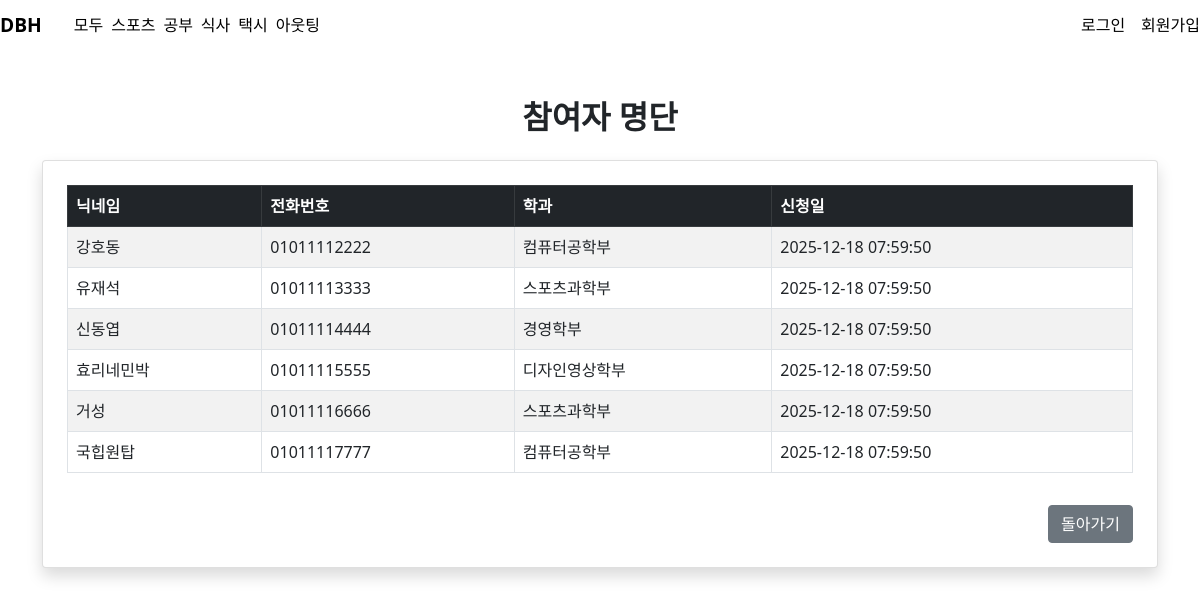
Screenshot of /src/Board/participants.php?activity_id=6&board_id=7 with the database file from the repository.
### tables this page shows
CREATE TABLE personnel (
    personnel_id  INT NOT NULL PRIMARY KEY AUTO_INCREMENT,
    fk_activity_id INT NOT NULL,
    fk_member_id INT NOT NULL,
    join_date DATETIME NOT NULL DEFAULT CURRENT_TIMESTAMP,
    UNIQUE (fk_activity_id, fk_member_id),
    FOREIGN KEY (fk_activity_id) REFERENCES activity(activity_id) ON DELETE CASCADE,
    FOREIGN KEY (fk_member_id) REFERENCES members(member_id) ON DELETE CASCADE
);

CREATE TABLE members (
    member_id INT PRIMARY KEY AUTO_INCREMENT,
    user_id CHAR(10) NOT NULL,
    user_pass CHAR(64) NOT NULL,
    user_name VARCHAR(50) NOT NULL,
    nickname VARCHAR(20),
    birth DATE,
    fk_department_code CHAR(5),
    reg_date DATETIME NOT NULL DEFAULT CURRENT_TIMESTAMP,
    last_login_date DATETIME,
    login_yn BOOLEAN NOT NULL DEFAULT FALSE,
    phone CHAR(11) NOT NULL,
    FOREIGN KEY (fk_department_code) REFERENCES departments(department_code) ON DELETE CASCADE
);

CREATE TABLE departments (
    department_id INT PRIMARY KEY AUTO_INCREMENT,
    department_code CHAR(5) UNIQUE NOT NULL,
    department_name VARCHAR(100) NOT NULL
);

### inc/loader.php (called while the page is built, shortened)
<?php
include_once "../../config/connect.php";
function A($sql, $bind = array(), $debug='N'){
    global $mysqli;
    if(is_array($bind) && !empty($bind)){
        $temp = 0;
        foreach($bind as $k=>$v){
            $temp = $v;
        }
        if($temp){
            $sql = mssql_prepare($sql, $bind, $debug);
        }
    }
    $result = $mysqli->query($sql);
    $resultRow = array();
    if($result->num_rows > 0){
        while($row = $result->fetch_assoc()){
            $resultRow[] = $row;
        }
    }else{
        return true;
    }
    return $resultRow;
}
function mssql_prepare ($query, $phs = array(),$dubug='N') {
    foreach ($phs as $ph) {
        $ph = "'" . ms_escape_string($ph) . "'";
        $query = substr_replace(
            $query, $ph, strpos($query, '?'), 1
        );
    }
    return $query;
}
function ms_escape_string($data) {
    if ( is_numeric($data) ) return $data;
    return str_replace("'", "''", $data );
}

### src/Board/participants.php (the view, shortened to what this page needs)
<?php
include("../../inc/head.php");
$activity_id = isset($_GET['activity_id']) ? $_GET['activity_id'] : '';
$sql = "
    SELECT m.nickname, m.phone, d.department_name, p.join_date FROM personnel p
    INNER JOIN members m ON m.member_id = p.fk_member_id
    LEFT JOIN departments d ON d.department_code = m.fk_department_code
    WHERE p.fk_activity_id = ?
    ORDER BY p.join_date ASC
";
$bind = array($activity_id);
$rows = A($sql, $bind);
?>
<section class="container my-5">
    <h2 class="fw-bold text-center mb-4">참여자 명단</h2>
    <div class="card p-4 shadow">
        <table class="table table-bordered table-striped">
            <thead class="table-dark">
                <tr>
                    <th>닉네임</th>
                    <th>전화번호</th>
                    <th>학과</th>
                    <th>신청일</th>
                </tr>
            </thead>
            <tbody>
                <?php if ($rows && is_array($rows)) { ?>
                    <?php foreach ($rows as $r) { ?>
                        <tr>
                            <td><?= $r['nickname'] ?></td>
                            <td><?= $r['phone'] ?></td>
                            <td><?= $r['department_name'] ?></td>
                            <td><?= $r['join_date'] ?></td>
                        </tr>
                    <?php } ?>
                <?php } else { ?>
                    <tr>
                        <td colspan="6" class="text-center text-muted">참여자가 없습니다.</td>
                    </tr>
                <?php } ?>
            </tbody>
        </table>
        <div class="text-end mt-3">
            <a href="board_write.php?board_id=<?= $_GET['board_id'] ?>" class="btn btn-secondary">돌아가기</a>
        </div>
    </div>
</section>
<?php include("../../inc/footer.php"); ?>

### css/main.style.css (style rules this page uses)
body { margin: 0; }

### rows the page displays
personnel: fk_member.nickname "강호동", fk_member.phone "01011112222", departments.department_name "컴퓨터공학부", join_date "2025-12-18 07:59:50"
personnel: fk_member.nickname "유재석", fk_member.phone "01011113333", departments.department_name "스포츠과학부", join_date "2025-12-18 07:59:50"
personnel: fk_member.nickname "신동엽", fk_member.phone "01011114444", departments.department_name "경영학부", join_date "2025-12-18 07:59:50"
personnel: fk_member.nickname "효리네민박", fk_member.phone "01011115555", departments.department_name "디자인영상학부", join_date "2025-12-18 07:59:50"
personnel: fk_member.nickname "거성", fk_member.phone "01011116666", departments.department_name "스포츠과학부", join_date "2025-12-18 07:59:50"
personnel: fk_member.nickname "국힙원탑", fk_member.phone "01011117777", departments.department_name "컴퓨터공학부", join_date "2025-12-18 07:59:50"
